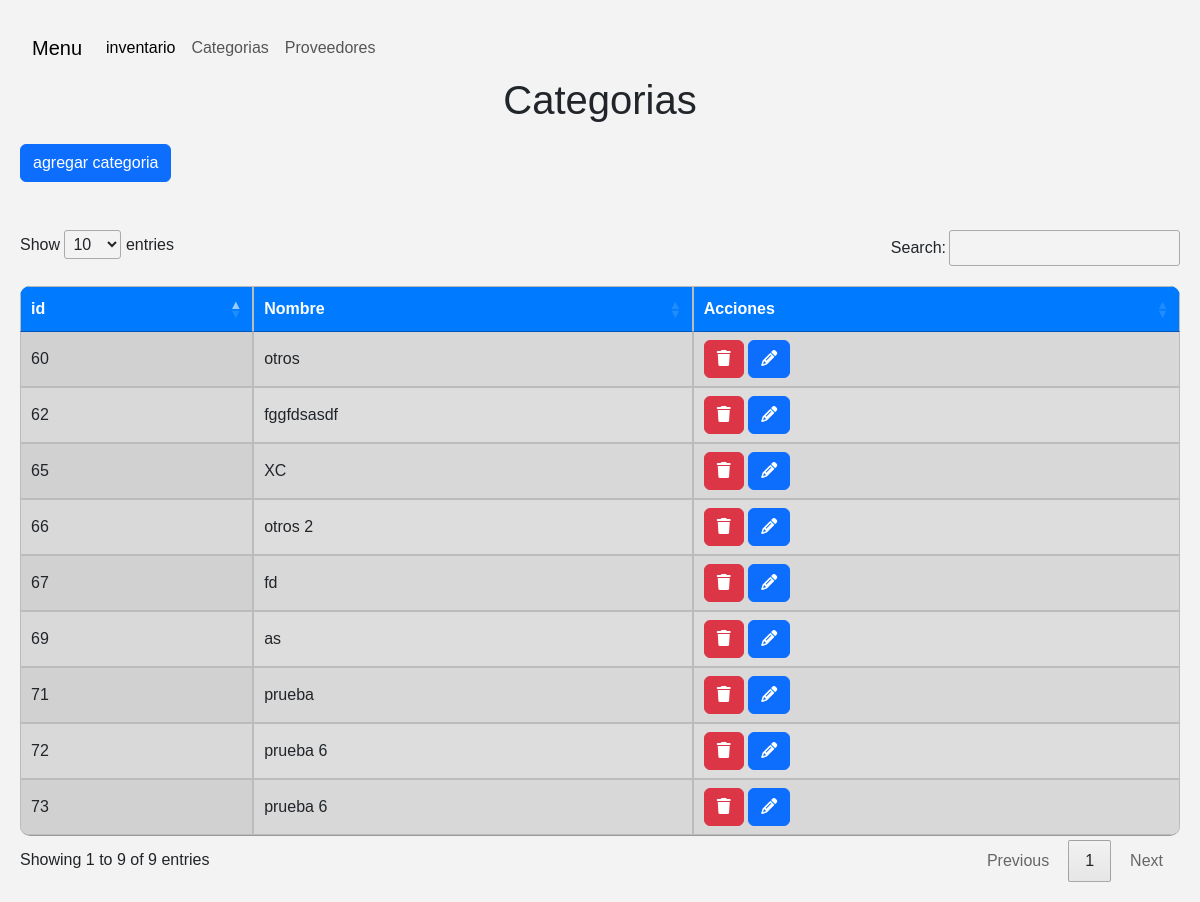
The page /categorys/ on the database as committed earlier.
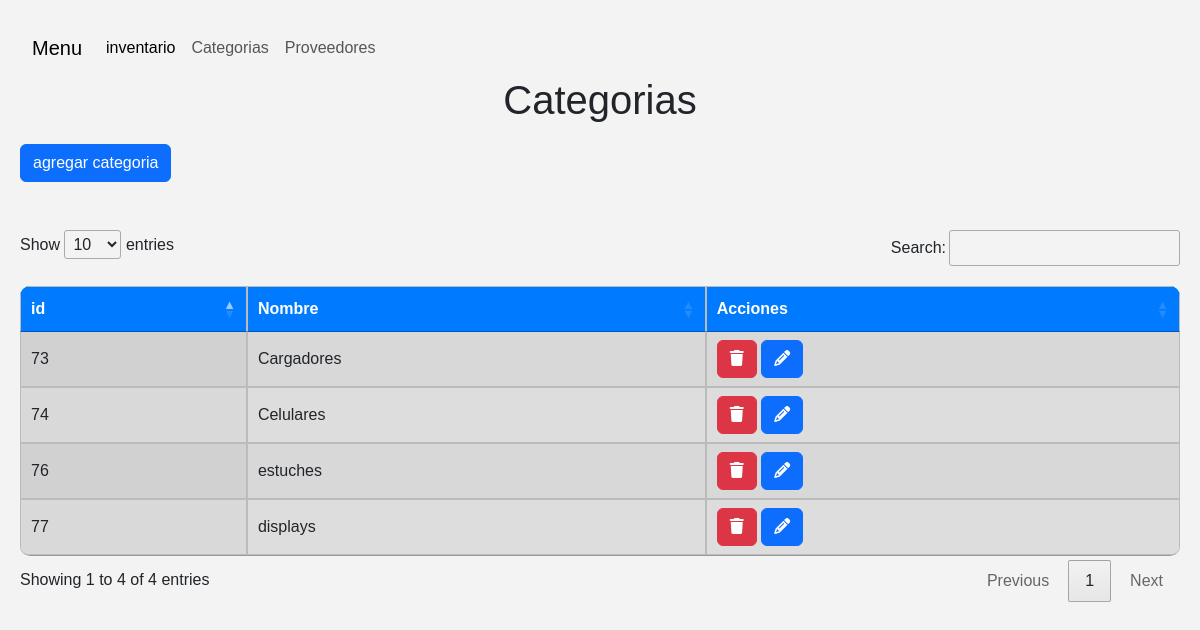
The same page on the database as committed later.
### inventario/models.py (models this page shows)
class Category(models.Model):
    name = models.CharField(max_length=50)
    status = models.BooleanField(default=True)

### inventario/views.py (the view)
# urls.py: path('categorys/', listCategorys, name='listCategorys'),
def listCategorys(request):
        categorys = Category.objects.filter(status=True)
        return render(request,'category.html', {
            'form': CategoryForms,
            'categorys': categorys
        })

### inventario/templates/category.html (shortened to what this page needs)
{% extends 'layout.html' %} {% block content %}
<h1>Categorias</h1>
  <button type="button" class="btn btn-primary" data-bs-toggle="modal" data-bs-target="#exampleModal">
    agregar categoria
  </button>
  <br>
  <br>
  <br>
    <table id="miTabla" class="display" style="width:100%">
        <thead>
            <tr>
              <th>id</th>
              <th>Nombre</th>
              <th>Acciones</th>
            </tr>
        </thead>
        <tbody>
          {% for category in categorys %}
          <tr>
            <td>{{ category.id }}</td>
            <td>{{ category.name }}</td>
              <form id="delete-form-{{ category.id }}" action="{% url 'category_remove' category.id %}" method='POST'>
                <td><button type="button" class="btn btn-danger delete-button" data-form="delete-form-{{ category.id }}"><i class="fa-solid fa-trash"></i></button>
              </form>
              <button class="cargarURL btn btn-primary" data-bs-toggle="modal" data-bs-target="#editModal" data-url="{% url 'category_edit' category.id %}"><i class="fa-solid fa-pencil"></i></button>
          </tr>
        {% endfor %}
        </tbody>
    </table>
{% endblock %}

Rows that differ between the two databases and show on the page:
no longer on this page (row edited): Category: id "60", name "otros"
no longer on this page (row edited): Category: id "62", name "fggfdsasdf"
no longer on this page (row edited): Category: id "65", name "XC"
no longer on this page (row edited): Category: id "66", name "otros 2"
no longer on this page (row edited): Category: id "67", name "fd"
no longer on this page (row edited): Category: id "69", name "as"
no longer on this page (row edited): Category: id "71", name "prueba"
no longer on this page (row edited): Category: id "72", name "prueba 6"
changed Category id 73: name "prueba 6" → "Cargadores"
added Category: id "74", name "Celulares"
added Category: id "76", name "estuches"
added Category: id "77", name "displays"
Other text that changed with them:
text written by a page script: "Show entries Search: Showing 1 to 9 of 9 entries Previous 1 Next" → "Show entries Search: Showing 1 to 4 of 4 entries Previous 1 Next"
